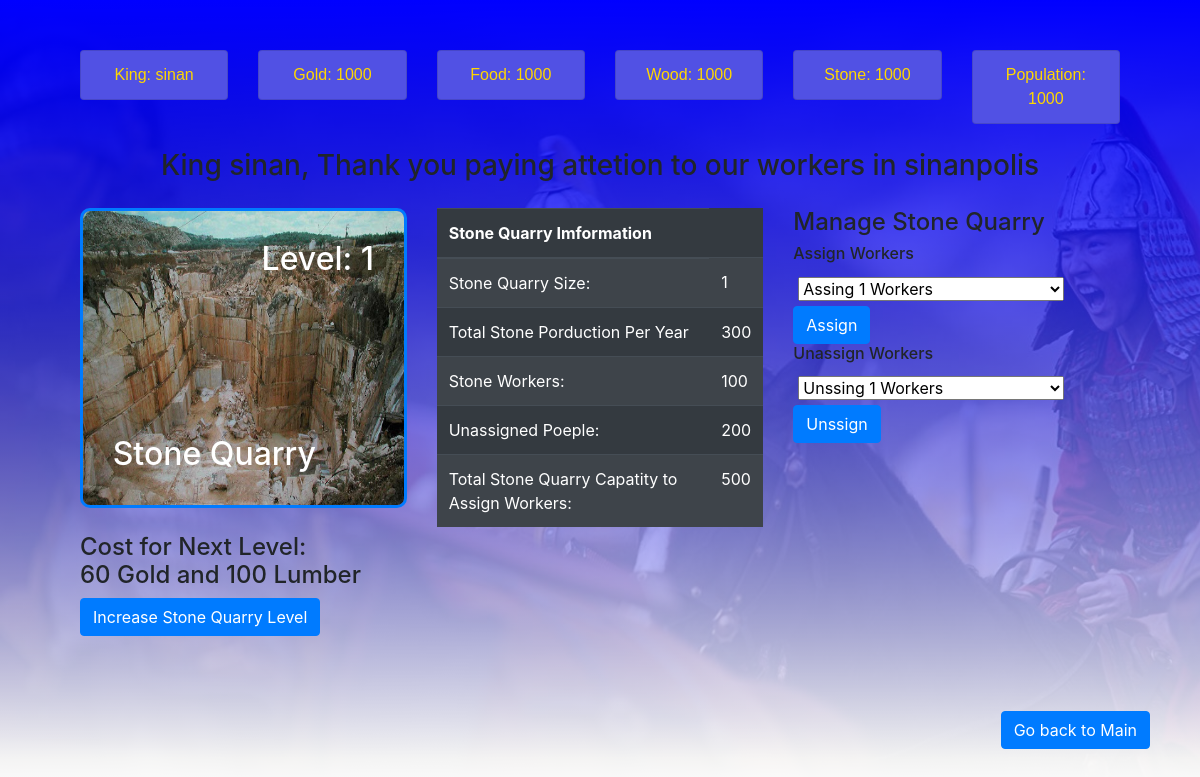
Before: /stone_quarry (signed in) with the older database file.
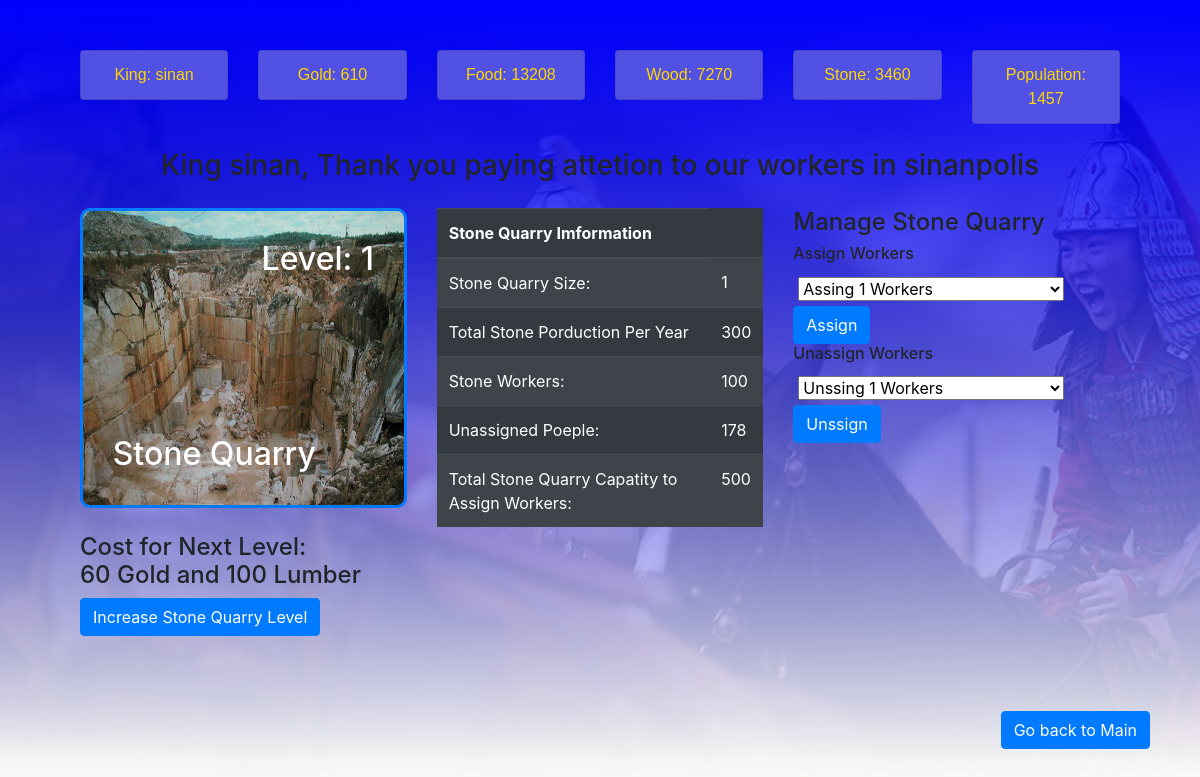
After: the same page with the newer database file.
### models.py (models this page shows, shortened)
class Player(UserMixin, Model):
    player_name = CharField(unique=True)
    email = CharField(unique=True)
    password = CharField(max_length=100)
    joined_at = DateTimeField(default = datetime.datetime.now)
    is_admin = BooleanField(default=False)
    gold = IntegerField(default=1000)
    food = IntegerField(default=1000)
    wood = IntegerField(default=1000)
    stone = IntegerField(default=1000)
    research_point = IntegerField(default=1000)
    game_year = IntegerField(default=650)
    class Meta:
        database = DATABASE
        order_by = ("joined_at",)

class Population(Model):
    king_name = ForeignKeyField(Player, to_field="player_name")
    total_population = IntegerField(default=1000)
    unassingned_population = IntegerField(default=200)
    farmer = IntegerField(default=300)
    stone_worker = IntegerField(default=100)
    gold_miner = IntegerField(default=100)
    lumberjack = IntegerField(default=100)
    spearman = IntegerField(default=100)
    swordsman = IntegerField(default=30)
    archers = IntegerField(default=20)
    ligth_cavalry = IntegerField(default=20)
    heavy_cavalry = IntegerField(default=10)
    mounted_archer = IntegerField(default=20)
    class Meta:
        database = DATABASE

### app.py (the view)
@app.route('/stone_quarry')
@login_required
def stone_quarry():
    village_data = models.City.get(models.City.king_of_city == g.user.player_name)
    population_data = models.Population.get(models.Population.king_name == g.user.player_name)
    player = models.Player.get(models.Player.email == g.user.email)
    return render_template("stone_quarry.html", village_data = village_data, population_data= population_data,player=player)

### app.py (called while the page is built)
@login_manager.user_loader
def load_player(player_id):
    try:
        return models.Player.get(models.Player.id == player_id)
    except models.DoesNotExist:
        return None

@app.before_request
def before_request():
    g.db = models.DATABASE
    g.db.connect()
    g.user = current_user

@app.after_request
def after_request(response):
    g.db.close()
    return response

@app.teardown_request
def _db_close(response):
    if not g.db.is_closed():
        g.db.close()

### templates/stone_quarry.html (shortened to what the changed rows need)
{% extends "game_main.html" %}
{% block content %}
<div >
    <div class="game_main_row col-12">
        <div class="col-12 col-sm-4 col-md-4 col-lg-2">
            <li class="list-group-item">King: {{player.player_name}} </li>
        </div>
        <div class="col-12 col-sm-4 col-md-4 col-lg-2">
            <li class="list-group-item">Gold: {{player.gold}}</li>
        </div>
        <div class="col-12 col-sm-4 col-md-4 col-lg-2">
            <li class="list-group-item">Food: {{player.food}}</li>
        </div>
        <div class="col-12 col-sm-4 col-md-4 col-lg-2">
            <li class="list-group-item">Wood: {{player.wood}}</li>
        </div>
        <div class="col-12 col-sm-4 col-md-4 col-lg-2">
            <li class="list-group-item">Stone: {{player.stone}}</li>
        </div>
        <div class="col-12 col-sm-4 col-md-4 col-lg-2">
            <li class="list-group-item">Population: {{population_data.total_population}}</li>
        </div>
    </div>
</div>
<div class="game_main_row">
<div class="col-12"  >
    <div class=" col-sm-12 col-md-12 col-lg-4">
        <div >
            <h2 class="game_main_image_title"> Stone Quarry </h2>
            <h2 class="village_image_city_level"> Level: {{village_data.stone_quary}}</h2>
        </div>
    </div>
    <div class=" col-sm-12 col-md-12 col-lg-4">
            <table class="table table-dark table-striped">
                    <thead>
                      <tr>
                        <th scope="col">Stone Quarry Imformation</th>
                      </tr>
                    </thead>
                    <tbody>
                      <tr>
                        <td>Total Stone Porduction Per Year</td>
                        <td>{{population_data.stone_worker * 3 }}</td>
                      </tr>
                      <tr>
                            <td>Stone Workers:</td>
                            <td>{{population_data.stone_worker}}</td>
                        </tr>
                        <tr>
                            <td>Unassigned Poeple:</td>
                            <td>{{population_data.unassingned_population}}</td>
                        </tr>
                    </tbody>
                  </table>
        </div>
</div>
</div>
{% endblock %}

Changed rows visible on the page:
changed Player "sinan": gold "1000" → "610"; food "1000" → "13208"; wood "1000" → "7270"; stone "1000" → "3460"
changed Population: total_population "1000" → "1457"; unassingned_population "200" → "178"
